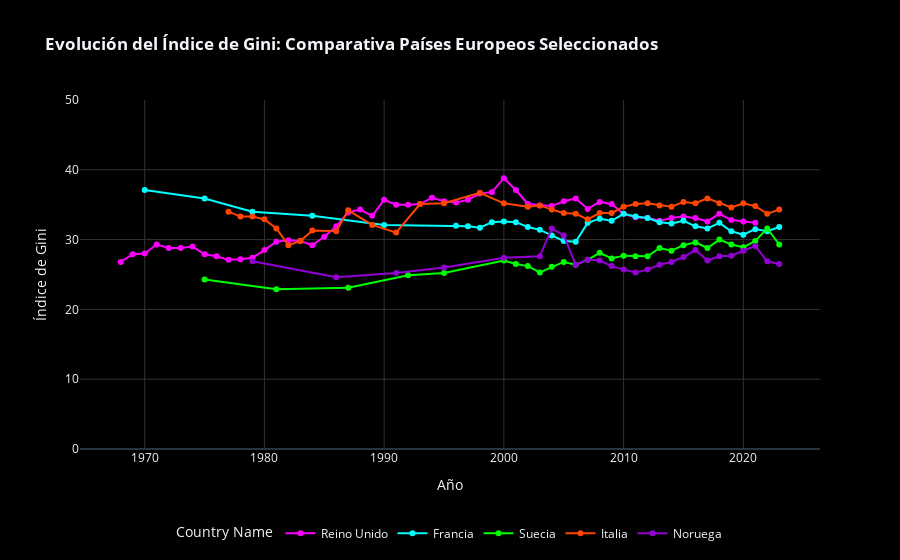
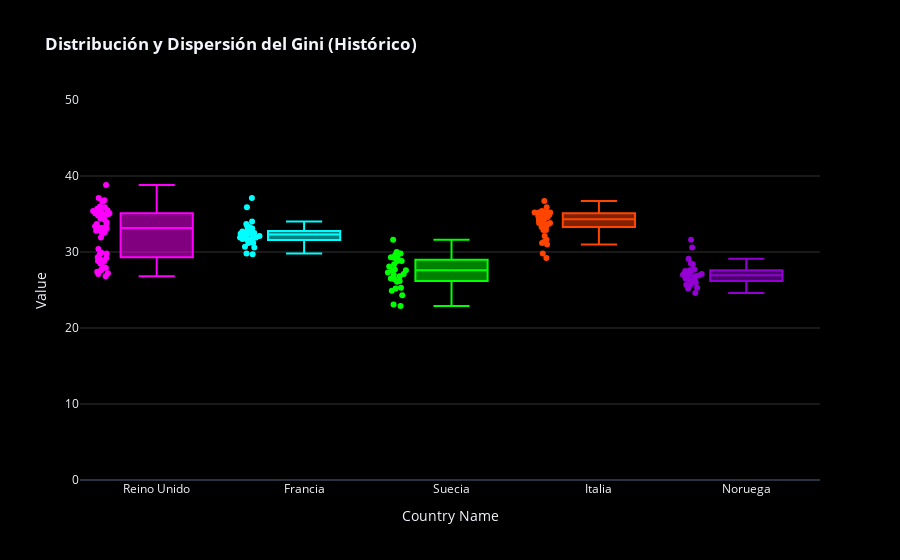

Here is the notebook cell these charts were saved with, in order:
### Markdown cell above
## Parte 1: Análisis de la evolución de la desigualdad por países

### Code cell
import plotly.express as px
import plotly.graph_objects as go
import pandas as pd

# 1. Definición de la lista específica solicitada
PAISES_FILTRADOS = ['Reino Unido', 'Francia', 'Italia', 'Noruega', 'Suecia']
COLOR_PALETTE = ['#FF00FF', '#00FFFF', '#00FF00', '#FF4500', '#9400D3']

# 2. Filtrado directo de tu DataFrame base
# Asumo que df_todos_europeos es tu dataframe limpio
df_estudio = df_paises_europeos[df_paises_europeos['Country Name'].isin(PAISES_FILTRADOS)].copy()

if df_estudio.empty:
    print("❌ Error: No se encontraron los países solicitados en el DataFrame.")
else:
    # ==========================================================
    # VISUALIZACIÓN 1: EVOLUCIÓN TEMPORAL (Contexto Histórico)
    # ==========================================================
    fig_evolucion = px.line(
        df_estudio.sort_values('Year'),
        x='Year',
        y='Value',
        color='Country Name',
        color_discrete_sequence=COLOR_PALETTE,
        markers=True,
        title='<b>Evolución del Índice de Gini: Comparativa Países Europeos Seleccionados</b>',
        labels={'Value': 'Índice de Gini', 'Year': 'Año'}
    )

    # Ajustes de honestidad visual (Eje Y desde 0) y estética
    fig_evolucion.update_layout(
        template='plotly_dark',
        plot_bgcolor='black',
        paper_bgcolor='black',
        yaxis=dict(range=[0, 50], gridcolor='#333'), # Inicia en 0
        xaxis=dict(gridcolor='#333'),
        legend=dict(
            orientation="h",
            yanchor="top",
            y=-0.2,
            xanchor="center",
            x=0.5
        )
    )
    
    fig_evolucion.show()

    # ==========================================================
    # VISUALIZACIÓN 2: DISTRIBUCIÓN (Similitudes y Diferencias)
    # ==========================================================
    fig_box = px.box(
        df_estudio,
        x='Country Name',
        y='Value',
        color='Country Name',
        points="all",
        color_discrete_sequence=COLOR_PALETTE,
        title='<b>Distribución y Dispersión del Gini (Histórico)</b>'
    )

    fig_box.update_layout(
        template='plotly_dark',
        plot_bgcolor='black',
        paper_bgcolor='black',
        yaxis=dict(range=[0, 50], gridcolor='#333'), # Inicia en 0
        showlegend=False
    )

    fig_box.show()

    # 3. RESUMEN ESTADÍSTICO PARA ANÁLISIS DE POLÍTICAS
    stats = df_estudio.groupby('Country Name')['Value'].agg(['mean', 'min', 'max', 'std']).round(2)
    print("\n📊 RESUMEN ESTADÍSTICO DE LOS PAÍSES EUROPEOS SELECCIONADOS:")
    print("-" * 60)
    print(stats)

### Figure 1 — Plotly figure (JSON) as saved in the notebook; plotly's stock layout.template omitted (floating-point values rounded to 4 significant figures)
{"data": [{"hovertemplate": "Country Name=Reino Unido<br>Año=%{x}<br>Índice de Gini=%{y}<extra></extra>", "legendgroup": "Reino Unido", "line": {"color": "#FF00FF", "dash": "solid"}, "marker": {"symbol": "circle"}, "mode": "lines+markers", "name": "Reino Unido", "orientation": "v", "showlegend": true, "type": "scatter", "x": [1968, 1969, 1970, 1971, 1972, 1973, 1974, 1975, 1976, 1977, 1978, 1979, 1980, 1981, 1982, 1983, 1984, 1985, 1986, 1987, 1988, 1989, 1990, 1991, 1992, 1993, 1994, 1995, 1996, 1997, 1998, 1999, 2000, 2001, 2002, 2003, 2004, 2005, 2006, 2007, 2008, 2009, 2010, 2011, 2012, 2013, 2014, 2015, 2016, 2017, 2018, 2019, 2020, 2021], "xaxis": "x", "y": [26.8, 27.9, 28, 29.3, 28.8, 28.8, 29, 27.9, 27.6, 27.1, 27.2, 27.4, 28.5, 29.7, 29.9, 29.8, 29.2, 30.4, 31.9, 33.9, 34.3, 33.4, 35.7, 35, 35, 35.1, 36, 35.5, 35.3, 35.7, 36.6, 36.8, 38.8, 37.1, 35.1, 34.9, 34.8, 35.5, 35.9, 34.4, 35.4, 35.1, 33.7, 33.2, 33.1, 32.7, 33.1, 33.3, 33.1, 32.6, 33.7, 32.8, 32.6, 32.4], "yaxis": "y"}, {"hovertemplate": "Country Name=Francia<br>Año=%{x}<br>Índice de Gini=%{y}<extra></extra>", "legendgroup": "Francia", "line": {"color": "#00FFFF", "dash": "solid"}, "marker": {"symbol": "circle"}, "mode": "lines+markers", "name": "Francia", "orientation": "v", "showlegend": true, "type": "scatter", "x": [1970, 1975, 1979, 1984, 1990, 1996, 1997, 1998, 1999, 2000, 2001, 2002, 2003, 2004, 2005, 2006, 2007, 2008, 2009, 2010, 2011, 2012, 2013, 2014, 2015, 2016, 2017, 2018, 2019, 2020, 2021, 2022, 2023], "xaxis": "x", "y": [37.1, 35.9, 34, 33.4, 32.1, 32, 31.9, 31.7, 32.5, 32.6, 32.5, 31.8, 31.4, 30.6, 29.8, 29.7, 32.4, 33, 32.7, 33.7, 33.3, 33.1, 32.5, 32.3, 32.7, 31.9, 31.6, 32.4, 31.2, 30.7, 31.5, 31.2, 31.8], "yaxis": "y"}, {"hovertemplate": "Country Name=Suecia<br>Año=%{x}<br>Índice de Gini=%{y}<extra></extra>", "legendgroup": "Suecia", "line": {"color": "#00FF00", "dash": "solid"}, "marker": {"symbol": "circle"}, "mode": "lines+markers", "name": "Suecia", "orientation": "v", "showlegend": true, "type": "scatter", "x": [1975, 1981, 1987, 1992, 1995, 2000, 2001, 2002, 2003, 2004, 2005, 2006, 2007, 2008, 2009, 2010, 2011, 2012, 2013, 2014, 2015, 2016, 2017, 2018, 2019, 2020, 2021, 2022, 2023], "xaxis": "x", "y": [24.3, 22.9, 23.1, 24.9, 25.2, 27, 26.5, 26.2, 25.3, 26.1, 26.8, 26.4, 27.1, 28.1, 27.3, 27.7, 27.6, 27.6, 28.8, 28.4, 29.2, 29.6, 28.8, 30, 29.3, 28.9, 29.8, 31.6, 29.3], "yaxis": "y"}, {"hovertemplate": "Country Name=Italia<br>Año=%{x}<br>Índice de Gini=%{y}<extra></extra>", "legendgroup": "Italia", "line": {"color": "#FF4500", "dash": "solid"}, "marker": {"symbol": "circle"}, "mode": "lines+markers", "name": "Italia", "orientation": "v", "showlegend": true, "type": "scatter", "x": [1977, 1978, 1979, 1980, 1981, 1982, 1983, 1984, 1986, 1987, 1989, 1991, 1993, 1995, 1998, 2000, 2002, 2003, 2004, 2005, 2006, 2007, 2008, 2009, 2010, 2011, 2012, 2013, 2014, 2015, 2016, 2017, 2018, 2019, 2020, 2021, 2022, 2023], "xaxis": "x", "y": [34, 33.3, 33.3, 32.9, 31.6, 29.2, 29.8, 31.3, 31.2, 34.2, 32.1, 31, 35.1, 35.2, 36.7, 35.2, 34.7, 34.9, 34.3, 33.8, 33.7, 32.9, 33.8, 33.8, 34.7, 35.1, 35.2, 34.9, 34.7, 35.4, 35.2, 35.9, 35.2, 34.6, 35.2, 34.8, 33.7, 34.3], "yaxis": "y"}, {"hovertemplate": "Country Name=Noruega<br>Año=%{x}<br>Índice de Gini=%{y}<extra></extra>", "legendgroup": "Noruega", "line": {"color": "#9400D3", "dash": "solid"}, "marker": {"symbol": "circle"}, "mode": "lines+markers", "name": "Noruega", "orientation": "v", "showlegend": true, "type": "scatter", "x": [1979, 1986, 1991, 1995, 2000, 2003, 2004, 2005, 2006, 2007, 2008, 2009, 2010, 2011, 2012, 2013, 2014, 2015, 2016, 2017, 2018, 2019, 2020, 2021, 2022, 2023], "xaxis": "x", "y": [26.9, 24.6, 25.2, 26, 27.4, 27.6, 31.6, 30.6, 26.4, 27.1, 27, 26.2, 25.7, 25.3, 25.7, 26.4, 26.8, 27.5, 28.5, 27, 27.6, 27.7, 28.4, 29.1, 26.9, 26.5], "yaxis": "y"}], "layout": {"legend": {"orientation": "h", "title": {"text": "Country Name"}, "tracegroupgap": 0, "x": 0.5, "xanchor": "center", "y": -0.2, "yanchor": "top"}, "paper_bgcolor": "black", "plot_bgcolor": "black", "title": {"text": "<b>Evolución del Índice de Gini: Comparativa Países Europeos Seleccionados</b>"}, "xaxis": {"anchor": "y", "domain": [0, 1], "gridcolor": "#333", "title": {"text": "Año"}}, "yaxis": {"anchor": "x", "domain": [0, 1], "gridcolor": "#333", "range": [0, 50], "title": {"text": "Índice de Gini"}}}}

### Figure 2 — Plotly figure (JSON) as saved in the notebook; plotly's stock layout.template omitted (floating-point values rounded to 4 significant figures)
{"data": [{"alignmentgroup": "True", "boxpoints": "all", "hovertemplate": "Country Name=%{x}<br>Value=%{y}<extra></extra>", "legendgroup": "Reino Unido", "marker": {"color": "#FF00FF"}, "name": "Reino Unido", "notched": false, "offsetgroup": "Reino Unido", "orientation": "v", "showlegend": true, "type": "box", "x": ["Reino Unido", "Reino Unido", "Reino Unido", "Reino Unido", "Reino Unido", "Reino Unido", "Reino Unido", "Reino Unido", "Reino Unido", "Reino Unido", "Reino Unido", "Reino Unido", "Reino Unido", "Reino Unido", "Reino Unido", "Reino Unido", "Reino Unido", "Reino Unido", "Reino Unido", "Reino Unido", "Reino Unido", "Reino Unido", "Reino Unido", "Reino Unido", "Reino Unido", "Reino Unido", "Reino Unido", "Reino Unido", "Reino Unido", "Reino Unido", "Reino Unido", "Reino Unido", "Reino Unido", "Reino Unido", "Reino Unido", "Reino Unido", "Reino Unido", "Reino Unido", "Reino Unido", "Reino Unido", "Reino Unido", "Reino Unido", "Reino Unido", "Reino Unido", "Reino Unido", "Reino Unido", "Reino Unido", "Reino Unido", "Reino Unido", "Reino Unido", "Reino Unido", "Reino Unido", "Reino Unido", "Reino Unido"], "x0": " ", "xaxis": "x", "y": [26.8, 27.9, 28, 29.3, 28.8, 28.8, 29, 27.9, 27.6, 27.1, 27.2, 27.4, 28.5, 29.7, 29.9, 29.8, 29.2, 30.4, 31.9, 33.9, 34.3, 33.4, 35.7, 35, 35, 35.1, 36, 35.5, 35.3, 35.7, 36.6, 36.8, 38.8, 37.1, 35.1, 34.9, 34.8, 35.5, 35.9, 34.4, 35.4, 35.1, 33.7, 33.2, 33.1, 32.7, 33.1, 33.3, 33.1, 32.6, 33.7, 32.8, 32.6, 32.4], "y0": " ", "yaxis": "y"}, {"alignmentgroup": "True", "boxpoints": "all", "hovertemplate": "Country Name=%{x}<br>Value=%{y}<extra></extra>", "legendgroup": "Francia", "marker": {"color": "#00FFFF"}, "name": "Francia", "notched": false, "offsetgroup": "Francia", "orientation": "v", "showlegend": true, "type": "box", "x": ["Francia", "Francia", "Francia", "Francia", "Francia", "Francia", "Francia", "Francia", "Francia", "Francia", "Francia", "Francia", "Francia", "Francia", "Francia", "Francia", "Francia", "Francia", "Francia", "Francia", "Francia", "Francia", "Francia", "Francia", "Francia", "Francia", "Francia", "Francia", "Francia", "Francia", "Francia", "Francia", "Francia"], "x0": " ", "xaxis": "x", "y": [37.1, 35.9, 34, 33.4, 32.1, 32, 31.9, 31.7, 32.5, 32.6, 32.5, 31.8, 31.4, 30.6, 29.8, 29.7, 32.4, 33, 32.7, 33.7, 33.3, 33.1, 32.5, 32.3, 32.7, 31.9, 31.6, 32.4, 31.2, 30.7, 31.5, 31.2, 31.8], "y0": " ", "yaxis": "y"}, {"alignmentgroup": "True", "boxpoints": "all", "hovertemplate": "Country Name=%{x}<br>Value=%{y}<extra></extra>", "legendgroup": "Suecia", "marker": {"color": "#00FF00"}, "name": "Suecia", "notched": false, "offsetgroup": "Suecia", "orientation": "v", "showlegend": true, "type": "box", "x": ["Suecia", "Suecia", "Suecia", "Suecia", "Suecia", "Suecia", "Suecia", "Suecia", "Suecia", "Suecia", "Suecia", "Suecia", "Suecia", "Suecia", "Suecia", "Suecia", "Suecia", "Suecia", "Suecia", "Suecia", "Suecia", "Suecia", "Suecia", "Suecia", "Suecia", "Suecia", "Suecia", "Suecia", "Suecia"], "x0": " ", "xaxis": "x", "y": [24.3, 22.9, 23.1, 24.9, 25.2, 27, 26.5, 26.2, 25.3, 26.1, 26.8, 26.4, 27.1, 28.1, 27.3, 27.7, 27.6, 27.6, 28.8, 28.4, 29.2, 29.6, 28.8, 30, 29.3, 28.9, 29.8, 31.6, 29.3], "y0": " ", "yaxis": "y"}, {"alignmentgroup": "True", "boxpoints": "all", "hovertemplate": "Country Name=%{x}<br>Value=%{y}<extra></extra>", "legendgroup": "Italia", "marker": {"color": "#FF4500"}, "name": "Italia", "notched": false, "offsetgroup": "Italia", "orientation": "v", "showlegend": true, "type": "box", "x": ["Italia", "Italia", "Italia", "Italia", "Italia", "Italia", "Italia", "Italia", "Italia", "Italia", "Italia", "Italia", "Italia", "Italia", "Italia", "Italia", "Italia", "Italia", "Italia", "Italia", "Italia", "Italia", "Italia", "Italia", "Italia", "Italia", "Italia", "Italia", "Italia", "Italia", "Italia", "Italia", "Italia", "Italia", "Italia", "Italia", "Italia", "Italia"], "x0": " ", "xaxis": "x", "y": [34, 33.3, 33.3, 32.9, 31.6, 29.2, 29.8, 31.3, 31.2, 34.2, 32.1, 31, 35.1, 35.2, 36.7, 35.2, 34.7, 34.9, 34.3, 33.8, 33.7, 32.9, 33.8, 33.8, 34.7, 35.1, 35.2, 34.9, 34.7, 35.4, 35.2, 35.9, 35.2, 34.6, 35.2, 34.8, 33.7, 34.3], "y0": " ", "yaxis": "y"}, {"alignmentgroup": "True", "boxpoints": "all", "hovertemplate": "Country Name=%{x}<br>Value=%{y}<extra></extra>", "legendgroup": "Noruega", "marker": {"color": "#9400D3"}, "name": "Noruega", "notched": false, "offsetgroup": "Noruega", "orientation": "v", "showlegend": true, "type": "box", "x": ["Noruega", "Noruega", "Noruega", "Noruega", "Noruega", "Noruega", "Noruega", "Noruega", "Noruega", "Noruega", "Noruega", "Noruega", "Noruega", "Noruega", "Noruega", "Noruega", "Noruega", "Noruega", "Noruega", "Noruega", "Noruega", "Noruega", "Noruega", "Noruega", "Noruega", "Noruega"], "x0": " ", "xaxis": "x", "y": [26.9, 24.6, 25.2, 26, 27.4, 27.6, 31.6, 30.6, 26.4, 27.1, 27, 26.2, 25.7, 25.3, 25.7, 26.4, 26.8, 27.5, 28.5, 27, 27.6, 27.7, 28.4, 29.1, 26.9, 26.5], "y0": " ", "yaxis": "y"}], "layout": {"boxmode": "overlay", "legend": {"title": {"text": "Country Name"}, "tracegroupgap": 0}, "paper_bgcolor": "black", "plot_bgcolor": "black", "showlegend": false, "title": {"text": "<b>Distribución y Dispersión del Gini (Histórico)</b>"}, "xaxis": {"anchor": "y", "categoryarray": ["Reino Unido", "Francia", "Suecia", "Italia", "Noruega"], "categoryorder": "array", "domain": [0, 1], "title": {"text": "Country Name"}}, "yaxis": {"anchor": "x", "domain": [0, 1], "gridcolor": "#333", "range": [0, 50], "title": {"text": "Value"}}}}
